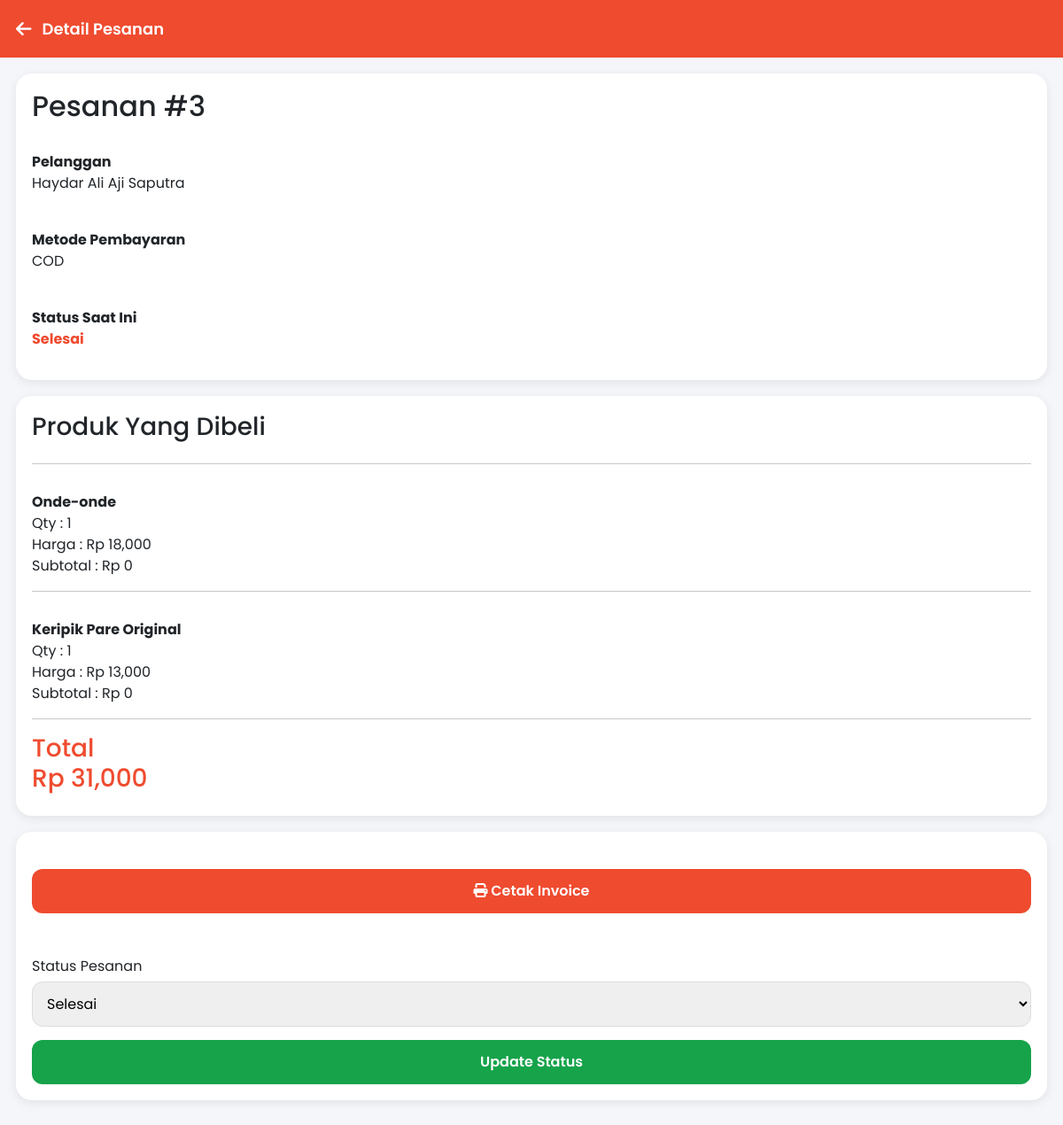
The app's page /admin/pesanan/detail.php?id=3 (signed in) with its own data.
### tables this page shows
CREATE TABLE `pesanan` (
  `id_pesanan` int(11) NOT NULL,
  `id_user` int(11) DEFAULT NULL,
  `alamat` text DEFAULT NULL,
  `id_alamat` int(11) DEFAULT NULL,
  `tanggal` datetime DEFAULT current_timestamp(),
  `subtotal` decimal(12,2) DEFAULT NULL,
  `ongkir` decimal(12,2) DEFAULT NULL,
  `total` decimal(12,2) DEFAULT NULL,
  `metode_pembayaran` varchar(50) DEFAULT NULL,
  `bukti_transfer` varchar(255) DEFAULT NULL,
  `status` enum('Menunggu Pembayaran','Diproses','Dikirim','Selesai','Dibatalkan') DEFAULT 'Menunggu Pembayaran',
  `status_sebelumnya` varchar(50) DEFAULT NULL
);

CREATE TABLE `users` (
  `id_user` int(11) NOT NULL,
  `nama` varchar(100) NOT NULL,
  `email` varchar(100) NOT NULL,
  `password` varchar(255) NOT NULL,
  `reset_token` varchar(255) DEFAULT NULL,
  `reset_expired` datetime DEFAULT NULL,
  `no_hp` varchar(20) DEFAULT NULL,
  `foto` varchar(255) DEFAULT 'default.png',
  `role` enum('admin','user') DEFAULT 'user',
  `created_at` timestamp NULL DEFAULT current_timestamp()
);

CREATE TABLE `detail_pesanan` (
  `id_detail` int(11) NOT NULL,
  `id_pesanan` int(11) DEFAULT NULL,
  `id_produk` int(11) DEFAULT NULL,
  `qty` int(11) DEFAULT NULL,
  `harga` decimal(12,2) DEFAULT NULL,
  `subtotal` int(11) NOT NULL DEFAULT 0
);

CREATE TABLE `produk` (
  `id_produk` int(11) NOT NULL,
  `id_kategori` int(11) DEFAULT NULL,
  `nama_produk` varchar(150) NOT NULL,
  `deskripsi` text DEFAULT NULL,
  `harga` decimal(12,2) NOT NULL,
  `stok` int(11) NOT NULL DEFAULT 0,
  `berat` varchar(20) DEFAULT NULL,
  `rating` decimal(2,1) DEFAULT 5.0,
  `terjual` int(11) DEFAULT 0,
  `gambar` varchar(255) DEFAULT NULL,
  `created_at` timestamp NULL DEFAULT current_timestamp(),
  `foto` varchar(255) DEFAULT NULL
);

### admin/pesanan/detail.php (the view, shortened to what this page needs)
<?php
include '../../config/koneksi.php';
$id = mysqli_real_escape_string($conn, $_GET['id']);
$pesanan = mysqli_fetch_assoc(
    mysqli_query(
        $conn,
        "SELECT
            pesanan.*,
            users.nama
        FROM pesanan
        JOIN users
        ON pesanan.id_user=users.id_user
        WHERE pesanan.id_pesanan='$id'"
    )
);
$detail = mysqli_query(
    $conn,
    "SELECT
        detail_pesanan.*,
        produk.nama_produk
    FROM detail_pesanan
    JOIN produk
    ON detail_pesanan.id_produk=produk.id_produk
    WHERE detail_pesanan.id_pesanan='$id'"
);
include '../../layout/header_admin.php';
include '../../layout/page_header_admin.php';
?>
<div class="page-content">
    <div class="card">
        <h2>Pesanan #<?= htmlspecialchars($pesanan['id_pesanan'] ?? ''); ?></h2>
        <br>
        <p>
            <b>Pelanggan</b>
            <br>
            <?= htmlspecialchars($pesanan['nama'] ?? ''); ?>
        </p>
        <br>
        <p>
            <b>Metode Pembayaran</b>
            <br>
            <?= htmlspecialchars($pesanan['metode_pembayaran'] ?? ''); ?>
        </p>
        <br>
        <p>
            <b>Status Saat Ini</b>
            <br>
            <span style="color:#ef4b2f;font-weight:bold;">
                <?= htmlspecialchars($pesanan['status'] ?? ''); ?>
            </span>
        </p>
    </div>
    <div class="card">
        <h3>Produk Yang Dibeli</h3>
        <hr>
        <?php while ($row = mysqli_fetch_assoc($detail)) { ?>
            <div style="margin-top:15px;">
                <b><?= htmlspecialchars($row['nama_produk']); ?></b>
                <br>
                Qty : <?= $row['qty']; ?>
                <br>
                Harga : Rp <?= number_format($row['harga']); ?>
                <br>
                Subtotal : Rp <?= number_format($row['subtotal']); ?>
            </div>
            <hr>
        <?php } ?>
        <h3 style="color:#ef4b2f;">
            Total
            <br>
            Rp <?= number_format($pesanan['total'] ?? 0); ?>
        </h3>
    </div>
    <div class="card">
        <form action="update_status.php" method="POST">
            <br>
          <a href="invoice.php?id=<?= urlencode($pesanan['id_pesanan']); ?>" target="_blank" class="btn-primary">
    <i class="fa-solid fa-print"></i>
    Cetak Invoice
</a>
            <br><br>
            <label>Status Pesanan</label>
            <select name="status" required>
                <?php
                $status = [
                    "Menunggu Pembayaran",
                    "Diproses",
                    "Dikirim",
                    "Selesai",
                    "Dibatalkan"
                ];
                foreach ($status as $s) {
                    $selected = ($pesanan['status'] == $s) ? 'selected' : '';
                    echo "<option value=\"$s\" $selected>$s</option>";
                }
                ?>
            </select>
            <button type="submit" class="btn-success">
                Update Status
            </button>
        </form>
    </div>
</div> </body>
</html>

### layout/header_admin.php (style rules this page uses)
* { margin:0; padding:0; box-sizing:border-box; font-family:'Poppins',sans-serif; }
body { background:#f4f6f9; }
.page-content { padding:18px; padding-bottom:50px; }
.card { background:white; padding:18px; margin-bottom:18px; border-radius:18px; border:none; box-shadow:0 3px 12px rgba(0,0,0,.08); transition:.25s; }
.btn-primary, .btn-success, .btn-warning, .btn-danger { display:block; width:100%; padding:13px; border:none; border-radius:12px; text-decoration:none; text-align:center; font-weight:600; color:white; cursor:pointer; transition:.3s; }
.btn-primary { background:#ef4b2f; }
.btn-success { background:#16a34a; }
input, textarea, select { width:100%; padding:12px; margin-top:5px; margin-bottom:15px; border:1px solid #ddd; border-radius:12px; outline:none; transition:.2s; }

### records on screen
pesanan: id_pesanan "3", id_user.nama "Haydar Ali Aji Saputra", metode_pembayaran "COD", status "Selesai", total "31,000"
detail_pesanan: id_produk.nama_produk "Onde-onde", qty "1", harga "18,000", subtotal "0"
detail_pesanan: id_produk.nama_produk "Keripik Pare Original", qty "1", harga "13,000", subtotal "0"

### other values on screen
$judul "Detail Pesanan"
form field status "Selesai"
